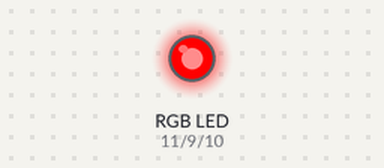
The sketch below on a simulated Arduino Uno, built with avr-gcc and run on an emulated ATmega328P. Parts: an RGB LED mixed from three pins (HIGH = lit).

Above: at 0.05 s.
At 0.75 s:
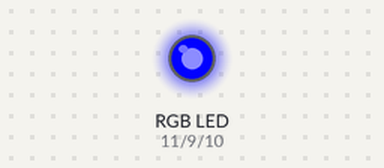
At 1.6 s:
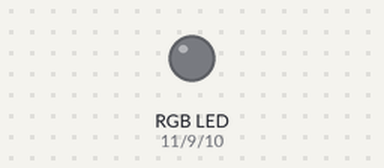
Timing chart, 0 to 3.7 s (numbered marks = the images above):
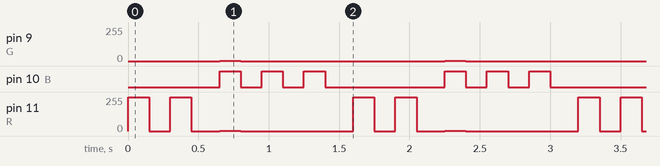

Measured:
- by itself, pin 9 (G): alternates 1/255 for 0.15 s and 0/255 for 1.5 s
- by itself, pin 10 (B): repeats every 1.6 s: 2 × (LOW 0.15 s, HIGH 0.15 s), LOW 0.85 s, HIGH 0.15 s
- by itself, pin 11 (R): repeats every 1.6 s: 0/255 0.15 s, 255/255 0.15 s, 0/255 0.20 s, 1/255 0.15 s, 0/255 0.80 s, 255/255 0.15 s

The sketch:

W02T04.Analog.PWM.RGB.Led.Control.ino
```cpp
/*
 * ISM.77257.Lectures
 * @author: coskun
 *
 * W02T04.Simple-Circutis.Analog.PWM.RGB.Led.Control
 * https://circuits.io/circuits/4269939-w02t04-analog-pwm-rgb-led-control
 *
 * Bu projede PWM sinyali üreterek analog çıkış olarak üç pin
 * belirledik. (çok renkli) RGB led, yardımıyla analog
 * çıkışları renk kodlarına çevirdik. RGB led.i polis çakarı
 * yapacak şekilde 2-kırmızı 3-mavi renlerde programladık.
 */

int R = 11;
int B = 10;
int G = 9;

// the setup routine runs once when you press reset:
void setup(){
    pinMode(R, OUTPUT);
    pinMode(B, OUTPUT);
    pinMode(G, OUTPUT);
  }

// the loop routine runs over and over again forever:
void loop()
{
 // Kırmızı Çakar
 analogWrite(R,255);
 analogWrite(B,0);
 analogWrite(G,0);
 delay(150);
 analogWrite(R,0);
 analogWrite(B,0);
 analogWrite(G,0);
 delay(150);
 analogWrite(R,255);
 analogWrite(B,0);
 analogWrite(G,0);
 delay(150);
 analogWrite(R,0);
 analogWrite(B,0);
 analogWrite(G,0);
 delay(200);
 // Mavi Çakar
 analogWrite(R,1);
 analogWrite(B,255);
 analogWrite(G,1);
 delay(150);
 analogWrite(R,0);
 analogWrite(B,0);
 analogWrite(G,0);
 delay(150);
 analogWrite(R,0);
 analogWrite(B,255);
 analogWrite(G,0);
 delay(150);
 analogWrite(R,0);
 analogWrite(B,0);
 analogWrite(G,0);
 delay(150);
 analogWrite(R,0);
 analogWrite(B,255);
 analogWrite(G,0);
 delay(150);
 analogWrite(R,0);
 analogWrite(B,0);
 analogWrite(G,0);
 delay(200);
}
```
